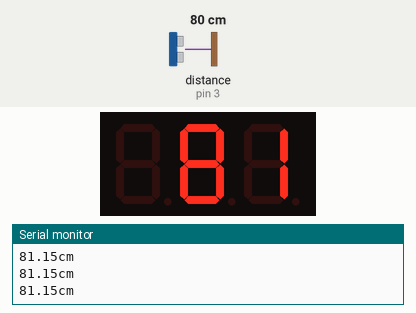
Simulated run of this sketch. Board: Arduino Uno, built with avr-gcc and run on an emulated ATmega328P. Parts: 3-digit seven-segment display, the last lines printed to the serial monitor. Wiring (inferred from the names in the program): ultrasonic range finder: trigger pin 2; echo pin 3; 3-digit 7-segment display, segments lit when LOW: segments pin 8, pin 12, pin 13, pin 4, pin 5, pin 6, pin 7; digit selects pin 11, pin 10, pin 9. The test bench sets the inputs (shaded band); at power-on: distance to the obstacle (sensor on pin 3) 80 cm. The echo pulse lasts 58.3 µs per cm; the segment pins are drawn as the display they are named for.

Above: at 1.2 s.
1.3 s: distance to the obstacle (sensor on pin 3) set to 9 cm
At 2.4 s:
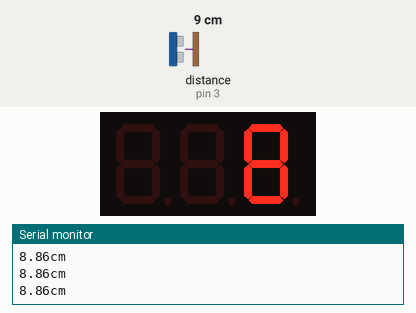
2.8 s: distance to the obstacle (sensor on pin 3) set to 4 cm
At 4.1 s:
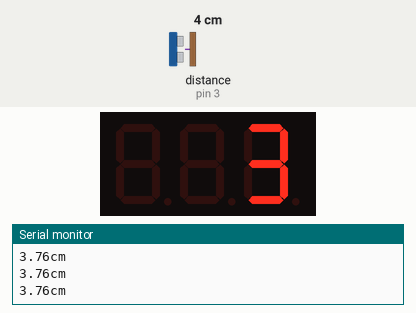
4.4 s: distance to the obstacle (sensor on pin 3) set to 120 cm
At 5.5 s:
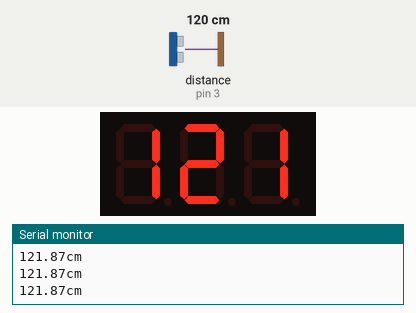
Timing chart, 0 to 7.4 s (numbered marks = the images above; inputs shaded):
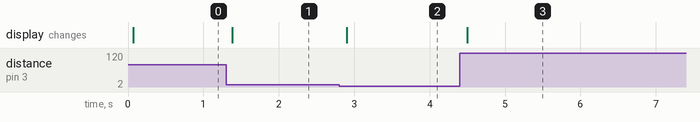

The sketch:

DigitalRuler.ino
```cpp
//code by Kayley Seow
const int TrigPin = 2;
const int EchoPin  = 3;
const int a = 8;
const int b = 12;
const int c = 13;
const int d = 4;
const int e = 5;
const int f = 6;
const int g = 7;
const int dp = 0;
const int d4 = 9;
const int d3 = 10;
const int d2 = 11;
const int d1 = 1;
//String numberstring;
int displaynumber;
float distance;
int cnt;

void setup() {
  // put your setup code here, to run once:
  Serial.begin(9600);
  pinMode(TrigPin, OUTPUT);
  pinMode(EchoPin, INPUT);
  pinMode( d1 , OUTPUT);
  pinMode( d2 , OUTPUT);
  pinMode( d3 , OUTPUT);
  pinMode( d4 , OUTPUT);
  pinMode( a , OUTPUT);
  pinMode( b , OUTPUT);
  pinMode( c , OUTPUT);
  pinMode( d , OUTPUT);
  pinMode( e , OUTPUT);
  pinMode( f , OUTPUT);
  pinMode( g , OUTPUT);
  pinMode( dp , OUTPUT);
  Serial.println("Ultrasonic Sensor: ");
}

void loop() {
  // put your main code here, to run repeatedly:
  //Generate a high pule of 10us to trigger the TrigPin
    digitalWrite(TrigPin, LOW);
    delayMicroseconds(2);
    digitalWrite(TrigPin, HIGH);
    delayMicroseconds(10);
    digitalWrite(TrigPin, LOW);
  //detecting the width of the pulse and calculating the distance
    distance = pulseIn (EchoPin, HIGH);
    distance = distance/57.2555; //Calibrated factor for cm display
    Serial.print(distance);
    Serial.print("cm\n");
    for(cnt = 0; cnt < 20; cnt++){
       display7Seg(distance); //Display to four bit digital tube
       //delay(5);
       //Clear();
    }
}
//Select the digit to display
void DisplayDigit(int n){
  switch(n){
    case 1:
      digitalWrite(d1,HIGH);
      digitalWrite(d2,LOW);
      digitalWrite(d3,LOW);
      digitalWrite(d4,LOW);
      break;
    case 2:
      digitalWrite(d1,LOW);
      digitalWrite(d2,HIGH);
      digitalWrite(d3,LOW);
      digitalWrite(d4,LOW);
      break;
    case 3:
      digitalWrite(d1,LOW);
      digitalWrite(d2,LOW);
      digitalWrite(d3,HIGH);
      digitalWrite(d4,LOW);
      break;
    case 4:
      digitalWrite(d1,LOW);
      digitalWrite(d2,LOW);
      digitalWrite(d3,LOW);
      digitalWrite(d4,HIGH);
      break;
    default:
      digitalWrite(d1,LOW);
      digitalWrite(d2,LOW);
      digitalWrite(d3,LOW);
      digitalWrite(d4,LOW);
      break;
  }
}

//Display number 0
void number0(){
  digitalWrite(a,LOW);
  digitalWrite(b,LOW);
  digitalWrite(c,LOW);
  digitalWrite(d,LOW);
  digitalWrite(e,LOW);
  digitalWrite(f,LOW);
  digitalWrite(g,HIGH);
  digitalWrite(dp,HIGH);
}
//Display number 1
void number1(){
  digitalWrite(a,HIGH);
  digitalWrite(b,LOW);
  digitalWrite(c,LOW);
  digitalWrite(d,HIGH);
  digitalWrite(e,HIGH);
  digitalWrite(f,HIGH);
  digitalWrite(g,HIGH);
  digitalWrite(dp,HIGH);
}
//Display number 2
void number2(){
  digitalWrite(a,LOW);
  digitalWrite(b,LOW);
  digitalWrite(c,HIGH);
  digitalWrite(d,LOW);
  digitalWrite(e,LOW);
  digitalWrite(f,HIGH);
  digitalWrite(g,LOW);
  digitalWrite(dp,HIGH);
}
//Display number 3
void number3(){
  digitalWrite(a,LOW);
  digitalWrite(b,LOW);
  digitalWrite(c,LOW);
  digitalWrite(d,LOW);
  digitalWrite(e,HIGH);
  digitalWrite(f,HIGH);
  digitalWrite(g,LOW);
  digitalWrite(dp,HIGH);
}
//Display number 4
void number4(){
  digitalWrite(a,HIGH);
  digitalWrite(b,LOW);
  digitalWrite(c,LOW);
  digitalWrite(d,HIGH);
  digitalWrite(e,HIGH);
  digitalWrite(f,LOW);
  digitalWrite(g,LOW);
  digitalWrite(dp,HIGH);
}
//Display number 5
void number5(){
  digitalWrite(a,LOW);
  digitalWrite(b,HIGH);
  digitalWrite(c,LOW);
  digitalWrite(d,LOW);
  digitalWrite(e,HIGH);
  digitalWrite(f,LOW);
  digitalWrite(g,LOW);
  digitalWrite(dp,HIGH);
}
//Display number 6
void number6(){
  digitalWrite(a,LOW);
  digitalWrite(b,HIGH);
  digitalWrite(c,LOW);
  digitalWrite(d,LOW);
  digitalWrite(e,LOW);
  digitalWrite(f,LOW);
  digitalWrite(g,LOW);
  digitalWrite(dp,HIGH);
}
//Display number 7
void number7(){
  digitalWrite(a,LOW);
  digitalWrite(b,LOW);
  digitalWrite(c,LOW);
  digitalWrite(d,HIGH);
  digitalWrite(e,HIGH);
  digitalWrite(f,HIGH);
  digitalWrite(g,HIGH);
  digitalWrite(dp,HIGH);
}
//Display number 8
void number8(){
  digitalWrite(a,LOW);
  digitalWrite(b,LOW);
  digitalWrite(c,LOW);
  digitalWrite(d,LOW);
  digitalWrite(e,LOW);
  digitalWrite(f,LOW);
  digitalWrite(g,LOW);
  digitalWrite(dp,HIGH);
}
//Display number 9
void number9(){
  digitalWrite(a,LOW);
  digitalWrite(b,LOW);
  digitalWrite(c,LOW);
  digitalWrite(d,LOW);
  digitalWrite(e,HIGH);
  digitalWrite(f,LOW);
  digitalWrite(g,LOW);
  digitalWrite(dp,HIGH);
}
//Display number Decimal Point
void numberDP(){
  digitalWrite(a,HIGH);
  digitalWrite(b,HIGH);
  digitalWrite(c,HIGH);
  digitalWrite(d,HIGH);
  digitalWrite(e,HIGH);
  digitalWrite(f,HIGH);
  digitalWrite(g,HIGH);
  digitalWrite(dp,LOW);
}
//Turn OFF display
void Clear(){
  digitalWrite(a,HIGH);
  digitalWrite(b,HIGH);
  digitalWrite(c,HIGH);
  digitalWrite(d,HIGH);
  digitalWrite(e,HIGH);
  digitalWrite(f,HIGH);
  digitalWrite(g,HIGH);
  digitalWrite(dp,HIGH);
}
//Display number
void DisplayNumber(int n){
  switch(n){
    case 0:number0();
    break;
    case 1:number1();
    break;
    case 2:number2();
    break;
    case 3:number3();
    break;
    case 4:number4();
    break;
    case 5:number5();
    break;
    case 6:number6();
    break;
    case 7:number7();
    break;
    case 8:number8();
    break;
    case 9:number9();
    break;
    default:Clear();
    break;
  }
}


void display7Seg(float distance){
  //int digit1num = 0; // 100
  int digit2num = 0; // 10
  int digit3num = 0; // 1
  int digit4num = 0; // 1/10
  int intDist = int(distance); // Get Decimal
  int i;
   if(intDist > 999){ //Over range for display
    //digit1num = 9;
    digit2num = 9;
    digit3num = 9;
    digit4num = 9;
  } else{
    digit4num = intDist % 10;
    digit3num = (intDist / 10) % 10;
    digit2num = (intDist / 100) % 10;
    //digit1num = (intDist / 1000) % 10;
  }
  /*
  Serial.println(distance);
  Serial.println(intDist);
  Serial.println(digit2num);
  Serial.println(digit3num);
  Serial.println(digit4num);

  i = 1;
  DisplayDigit(i);
  DisplayNumber(digit1num);
  delay(10);
 */
  i = 2;
  DisplayDigit(i);
  if(digit2num == 0){
    Clear();
  } else {
    DisplayNumber(digit2num);
  }
  delay(1);
//Clear();

  i = 3;
  DisplayDigit(i);
  if(digit2num == 0 && digit3num == 0){
    Clear();
  } else{
    DisplayNumber(digit3num);
  }
  delay(1);
//  Clear();
  i = 4;
  DisplayDigit(i);
  DisplayNumber(digit4num);
  delay(1);
 // Clear();
// }
}
```

Measured:
- after the input at 1.3 s, the display: changes after 0.08 s (image 1)
- after the input at 2.8 s, the display: changes after 0.10 s (image 2)
- after the input at 4.4 s, the display: changes after 0.10 s (image 3)
